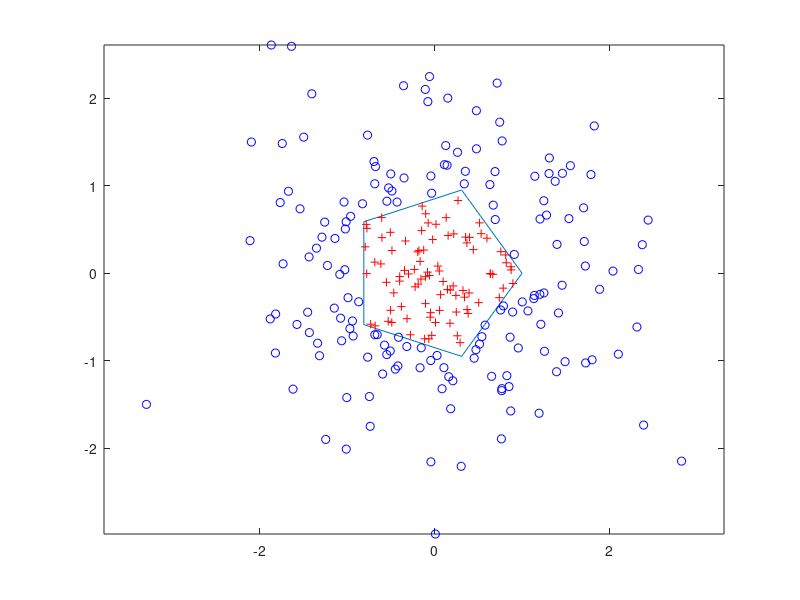

Source code (MATLAB):
clear all; close all; clc;

L = linspace(0,2.*pi,6);
xv = cos(L)';
yv = sin(L)';

rng default
xq = randn(250,1);
yq = randn(250,1);

[in,on] = inpolygon(xq,yq,xv,yv);

numel(xq(in))

numel(xq(~in))


figure

plot(xv,yv) % polygon
axis equal

hold on
plot(xq(in),yq(in),'r+') % points inside
plot(xq(~in),yq(~in),'bo') % points outside
hold off